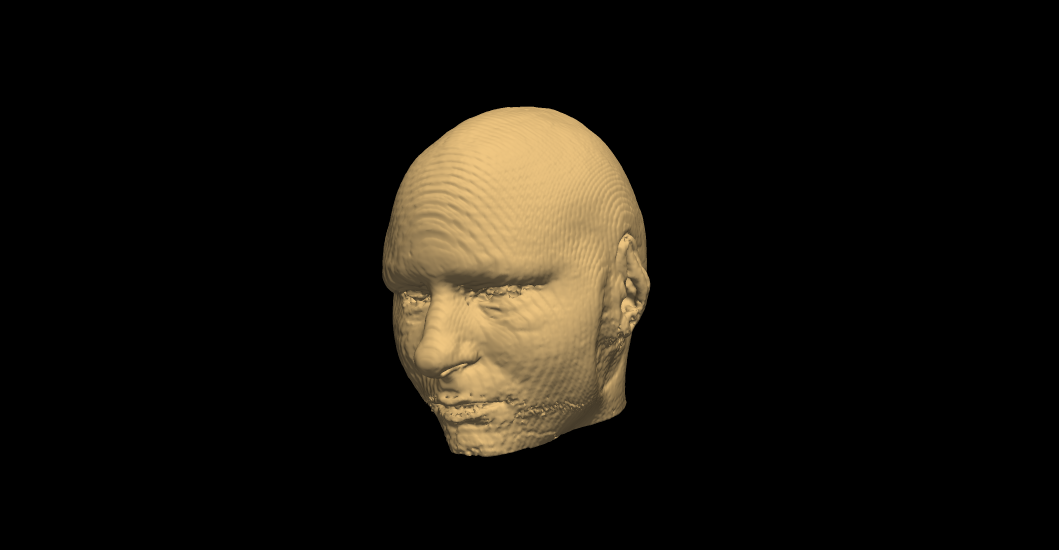
#> input picture lecture_slides/lecture_landmarkBasedRegistration/pictures/IXI425-IOP-0988-T1.png, 3175 x 1650 px, given in place of IXI371-IOP-0970-T1_slice50.png, which was not available (shown at 1/3 size)
$ python landmarkBasedRegistration.py
#> lines starting #> are read from the running program, lines starting #| are printed output that depends on the picture; pictures that were not available may be replaced by others from this repository, and a replacement may not be noted
#
import numpy as np
np.set_printoptions( suppress=True )
from matplotlib import pyplot as plt
plt.ion()

#
def saveFigure( fig, fileName, useFullScreen=False ):
    plt.figure( fig )
    fig.show()
    if useFullScreen: plt.get_current_fig_manager().window.showMaximized()
    plt.pause(.1)
    plt.savefig( fileName, bbox_inches='tight', dpi=fig.dpi )


#
if False:
    import nibabel as nib
    #fileName1 = '/home/koen/data/IXI/T1/IXI425-IOP-0988-T1.nii.gz'
    fileName1 = '/home/koen/data/IXI/T1/IXI371-IOP-0970-T1.nii.gz'
    #fileName2 = '/home/koen/data/IXI/T1/IXI378-IOP-0972-T1.nii.gz'
    #fileName2 = '/home/koen/data/IXI/T1/IXI371-IOP-0970-T1.nii.gz'
    fileName2 = '/home/koen/data/IXI/T1/IXI331-IOP-0892-T1.nii.gz'
    img1 = nib.load( fileName1 )
    img2 = nib.load( fileName2 )
    data1 = img1.get_fdata()
    data2 = img2.get_fdata()

    #
    im1 = np.flipud( data1[ :, :, 50 ].T )
    im2 = np.flipud( data2[ :, :, 50 ].T )

    im1[ im1 > 6000 ] = 6000
    im2[ im2 > 6000 ] = 6000

    plt.imsave( "IXI371-IOP-0970-T1_slice50.png", im1, cmap="gray" )
    plt.imsave( "IXI331-IOP-0892-T1_slice50.png", im2, cmap="gray" )
else:
    im1 = plt.imread( "IXI371-IOP-0970-T1_slice50.png" )[ :, :, 0 ]
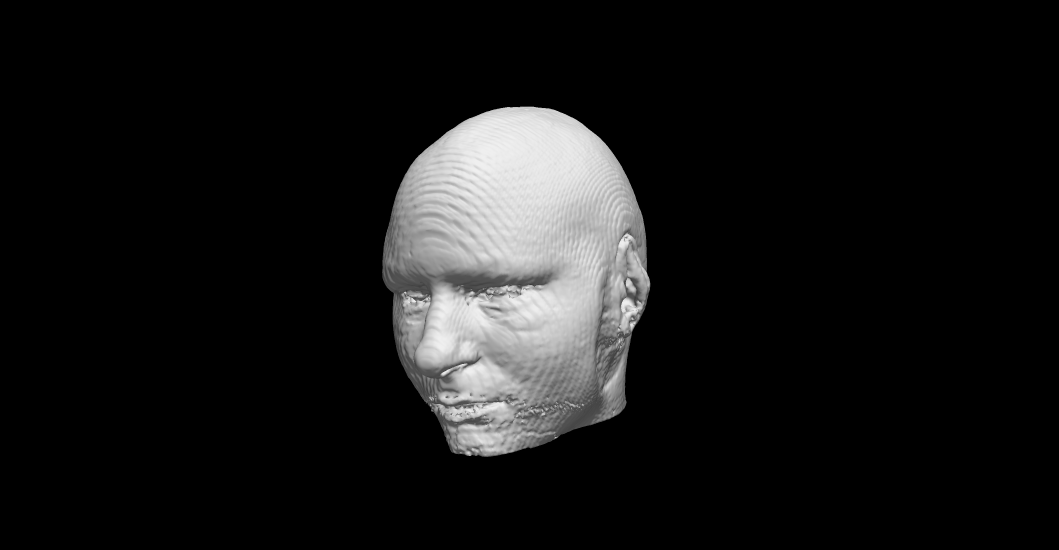
#> im1: shape (1650, 3175) float32 (shown at 1/3 size); min 0, max 0.941, mean 0.0863
    im2 = plt.imread( "IXI331-IOP-0892-T1_slice50.png" )[ :, :, 0 ]
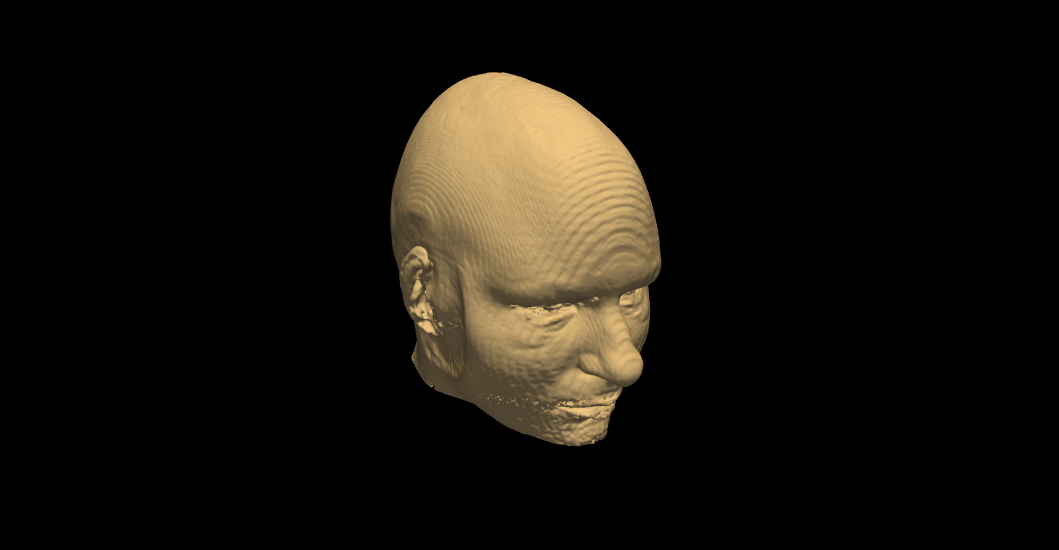
#> input picture lecture_slides/lecture_landmarkBasedRegistration/pictures/IXI425-IOP-0988-T1_right.png, 3175 x 1650 px, given in place of IXI331-IOP-0892-T1_slice50.png, which was not available (shown at 1/3 size)
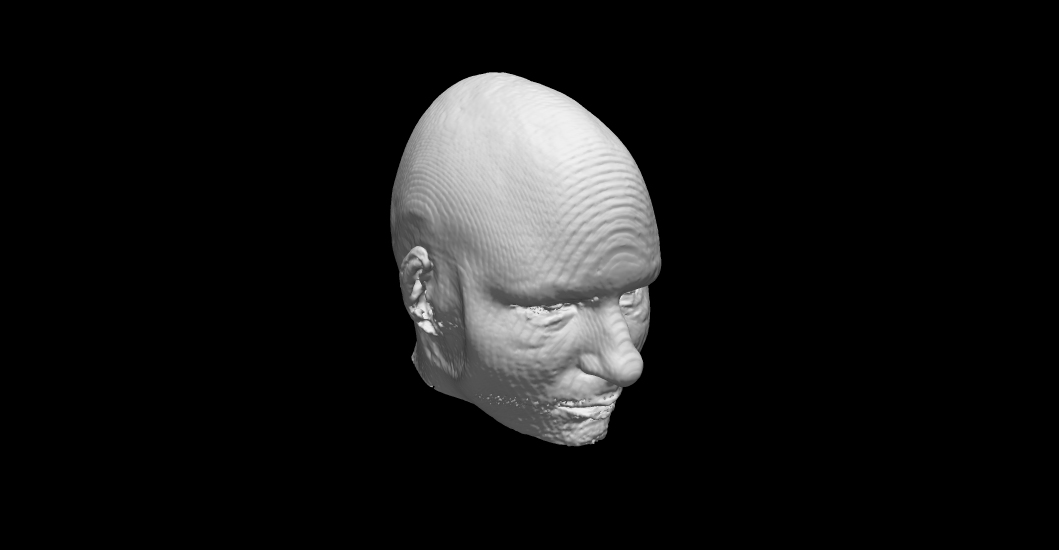
#> im2: shape (1650, 3175) float32 (shown at 1/3 size); min 0, max 0.941, mean 0.0834

#
if False:
    fig, ax = plt.subplots( 1, 2 )
    ax[ 0 ].imshow( im1, cmap="gray" )
    ax[ 0 ].grid()
    ax[ 1 ].imshow( im2, cmap="gray" )
    ax[ 1 ].grid()


#
points1 = [ [ 142, 65 ], [ 110, 210 ], [ 37, 130 ], [ 160, 175 ] ]
points2 = [ [ 130, 42 ], [ 125, 205 ], [ 45, 140 ], [ 183, 158 ] ]
colors = [ 'orange', 'blue', 'green', 'yellow' ]

#
fig1, ax1 = plt.subplots()
ax1.imshow( im1, cmap="gray" )
ax1.axis( False )
fig1.tight_layout()
saveFigure( fig1, "im1_noLandmarks.png" )
for n, point in enumerate( points1 ):
    s = ax1.scatter( point[ 1 ], point[ 0 ], c=colors[ n ] )
saveFigure( fig1, "im1_landmarks.png" )

fig2, ax2 = plt.subplots()
ax2.imshow( im2, cmap="gray" )
ax2.axis( False )
fig2.tight_layout()
saveFigure( fig2, "im2_noLandmarks.png" )
for n, point in enumerate( points2 ):
    s = ax2.scatter( point[ 1 ], point[ 0 ], c=colors[ n ] )
saveFigure( fig2, "im2_landmarks.png" )


# Compute optimal affine transformation
points1 = np.array( points1 )
points2 = np.array( points2 )
A = np.hstack( ( points1, np.ones( (points1.shape[0],1) ) ) )
im1to2 = np.eye( 3 )
for directionNumber in range( 2 ):
    t = points2[ :, directionNumber ].reshape( -1, 1 )
    im1to2[ directionNumber, : ] = np.linalg.solve( A.T @ A, A.T @ t ).ravel()

# Resample im2 to im1 grid
x, y = np.arange( im1.shape[0] ), np.arange( im1.shape[1] )
#> x = 1650 values from 0 to 1649; y = 3175 values from 0 to 3174
X,Y = np.meshgrid( x, y, indexing='ij' )
xs = np.array( [ X.ravel( order='F' ), Y.ravel( order='F' ) ] )
mappedXs =  im1to2[ :2, :2 ] @ xs + im1to2[ :2, -1 ].reshape( -1, 1 )
import scipy
resampledIm2 = scipy.ndimage.map_coordinates( im2, [ mappedXs[ 0, : ], mappedXs[ 1, : ] ] )
resampledIm2 = resampledIm2.reshape( im1.shape, order='F' )
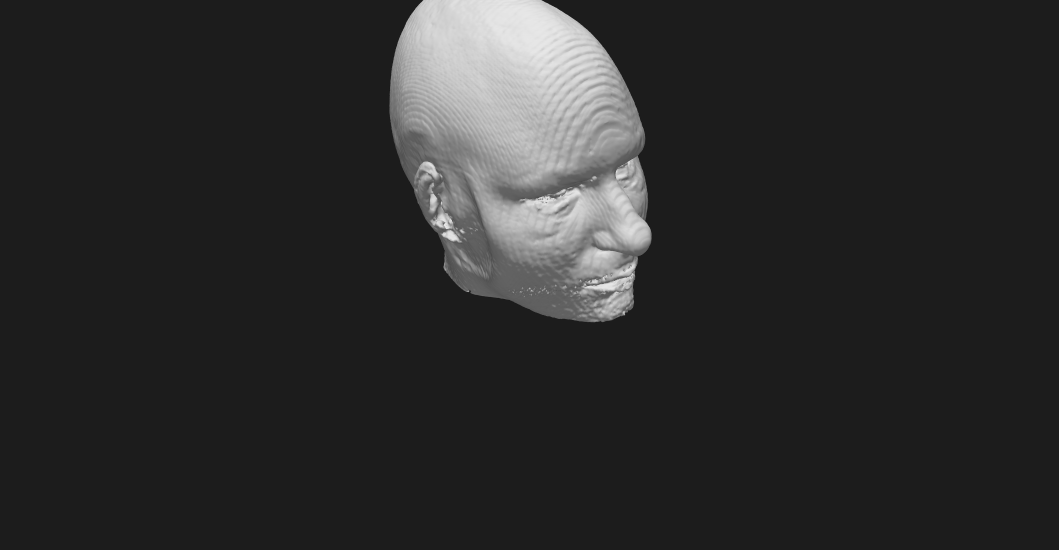
#> resampledIm2: shape (1650, 3175) float32 (shown at 1/3 size); min -0.132, max 1.05, mean 0.0712; drawn with min black and max white

#
im2to1 = np.linalg.inv( im1to2 )
mappedPoints2 = ( im2to1[ :2, :2 ] @ points2.T + im2to1[ :2, -1 ].reshape( -1, 1 ) ).T
fig3, ax3 = plt.subplots()
ax3.imshow( resampledIm2, cmap="gray" )
ax3.axis( False )
fig3.tight_layout()
saveFigure( fig3, "resampledIm2_noLandmarks.png" )
for n, point in enumerate( mappedPoints2 ):
    s = ax3.scatter( point[ 1 ], point[ 0 ], c=colors[ n ] )
saveFigure( fig3, "resampledIm2_landmarks.png" )


# Mosaic im1 and im2, both before and after registration
def mosaic( im1, im2, k=5 ):
#> called with k = 10
    cos2D = np.cos ( ( x.reshape(-1,1) / im1.shape[0] * np.pi - np.pi/2 ) * k ) @ \
            np.cos ( ( y.reshape(1,-1) / im1.shape[1] * np.pi - np.pi/2 ) * k )
    mask = cos2D > 0
    mix = im2.copy(); mix[ mask ] = im1[ mask ]
    return mix

fig, ax = plt.subplots()
ax.imshow( mosaic( im1, im2, k=10 ), cmap="gray" )
ax.axis( False )
fig.tight_layout()
saveFigure( fig, "mosaic_beforeRegistration.png" )

fig, ax = plt.subplots()
ax.imshow( im1 + im2, cmap="gray" )
ax.axis( False )
fig.tight_layout()
saveFigure( fig, "average_beforeRegistration.png" )
#> in saveFigure (call 8), `fig.show()`:
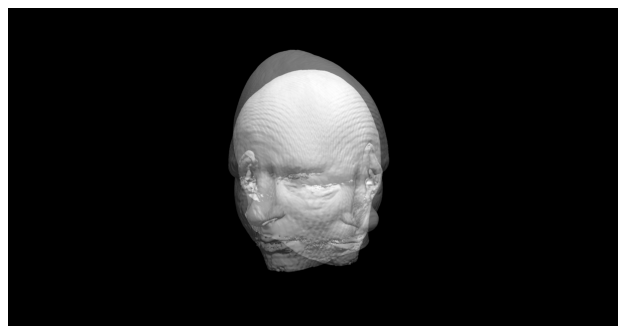
#> figure drawn by matplotlib, 1 panel

fig, ax = plt.subplots()
ax.imshow( mosaic( im1, resampledIm2, k=10 ), cmap="gray" )
#> call 2 of mosaic, with k = 10
#> in mosaic (call 2), `mix[mask] = im1[mask]`:
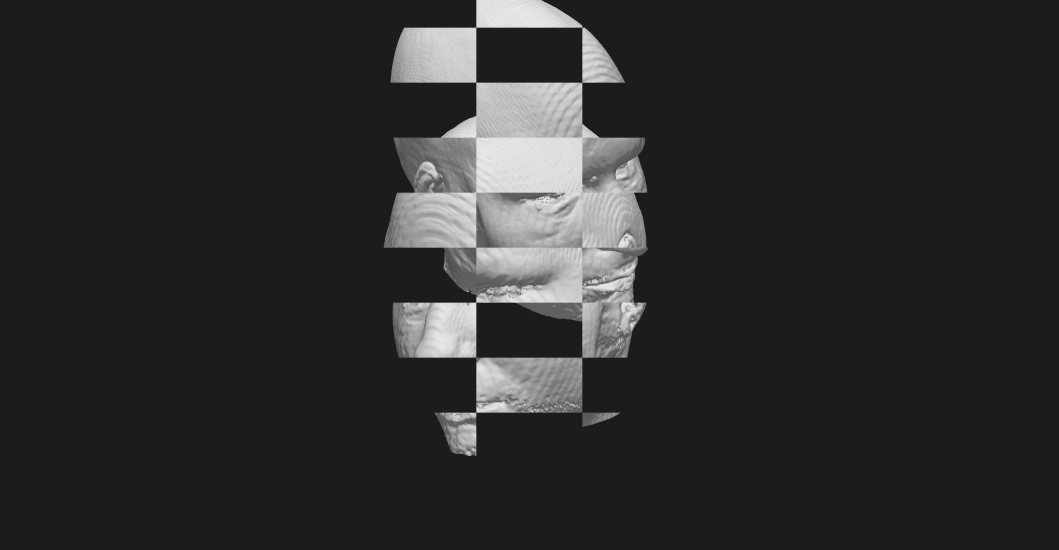
#> mix: shape (1650, 3175) float32 (shown at 1/3 size); min -0.132, max 1.05, mean 0.0774; drawn with min black and max white
ax.axis( False )
fig.tight_layout()
saveFigure( fig, "mosaic_afterRegistration.png" )

fig, ax = plt.subplots()
ax.imshow( im1 + resampledIm2, cmap="gray" )
ax.axis( False )
fig.tight_layout()
saveFigure( fig, "average_afterRegistration.png" )
#> in saveFigure (call 10), `fig.show()`:
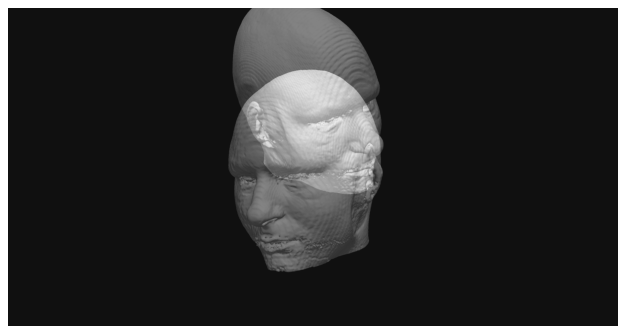
#> figure drawn by matplotlib, 1 panel
